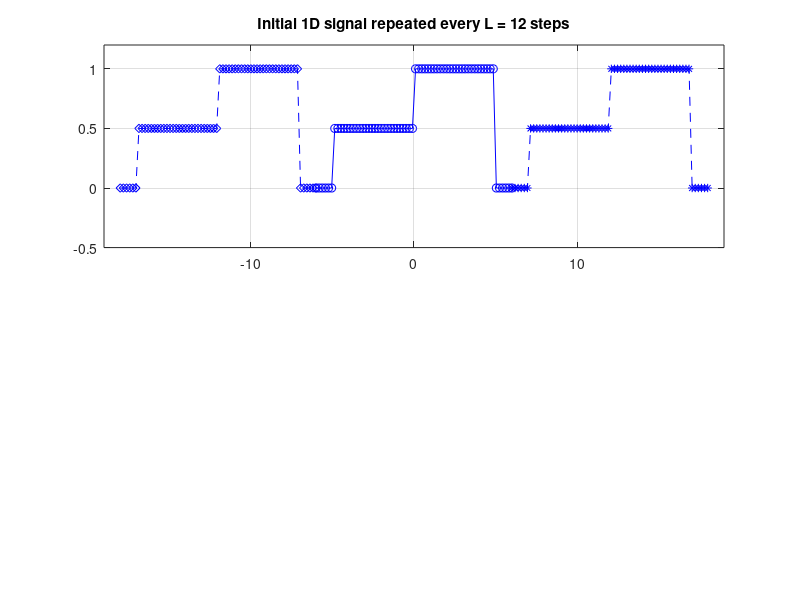

Source code (MATLAB): (Note: this script raises an error after producing the figure.)
% % % % IRINA GRIGORESCU
% % % % This script is to test SENSE 1D

clear all; close all; clc;
addpath ../../helpers

%% 1. Initial 1D signal
% Set some parameters (hard coded for this example)
Ny = 64; % Number of points in the signal
L  = 12;  % field-of-view
Lmin = -L/2; % negative side of the plot 
Lmax =  L/2; % positive side of the plot

% Create the initial signal
y  = linspace(-L/2, L/2, Ny); % y spans from -L/2 to L/2
My = zeros(1, Ny);      % My initialised as 0 for each of the Ny points

% M(y) will take these values 
for i = 1:Ny
    
    % 1. 0.5 for -5 < y < 0
    if y(i) > Lmin+1 && y(i) < 0
        My(i) = 0.5;
    end
    
    % 2. 1.0 for  0 < y < 5
    if y(i) > 0 && y(i) < Lmax-1
        My(i) = 1.0;
    end
    
end

% Plotting the signal
figure, 

% 1. Plot the initial My signal
subplot(2,1,1)
colorsPlot = {'--d','-o','--*'};
% % % Repeat the signal to simulate behaviour of Fourier periodicity
for p = -1:1
    % Periodicity calculated as y+p*L,
    % where p is here hardcoded but can be calculated as:
    %
    % p = -N(A/L) to N(A/L) (see Ch28, eq 28.8), where
    %
    % N(A/L) = the least non-negative integer larger than or equal to
    % (A/L-1)/2
    %
    % Obs: Here, we make the assumption that A = L
    plot(y+p*L, My, [colorsPlot{p+2}, 'b']); hold on
end
title(['Initial 1D signal repeated every L = ', num2str(L), ' steps']);
% Plotting labels for the x axis
ax = gca;
axis([-L-L/2-1, L+L/2+1, -.5, 1.2]), grid on
ax.XTick = [-3*L/2, -L, -L/2, 0, L/2, L, 3*L/2];
ax.XTickLabel = {'-3L/2', '-L', '-L/2', '0', 'L/2', 'L', '3L/2'};
xlabel('y (s)'); ylabel('M(y)');

% 2. Fourier transform the signal and back
%    and plot it
MyTrans = ifft(fft(My));
subplot(2,1,2)
colorsPlot = {'--d','-o','--*'};
% % % Repeat the signal to simulate behaviour of Fourier periodicity
for p = -1:1
    % Periodicity calculated as y+p*L,
    % where p is here hardcoded but can be calculated as:
    %
    % p = -N(A/L) to N(A/L) (see Ch28, eq 28.8), where
    %
    % N(A/L) = the least non-negative integer larger than or equal to
    % (A/L-1)/2
    %
    % Obs: Here, we make the assumption that A = L
    plot(y+p*L, real(MyTrans), [colorsPlot{p+2}, 'b']); hold on
end
title(['Initial (Fourier transformed) 1D signal repeated every L = ', num2str(L), ' steps']);
% Plotting labels for the x axis
ax = gca;
axis([-L-L/2-1, L+L/2+1, -.5, 1.2]), grid on
ax.XTick = [-3*L/2, -L, -L/2, 0, L/2, L, 3*L/2];
ax.XTickLabel = {'-3L/2', '-L', '-L/2', '0', 'L/2', 'L', '3L/2'};
xlabel('y (s)'); ylabel('iFFT(FFT(M(y)))');


%% 2. Reduce FOV from L to L/R
R = 2; % acceleration factor

% 1. Plot the initial My signal
figure
subplot(2,1,1)
colorsPlot = {'--d','-o','--*'};
% % % Repeat the signal to simulate behaviour of Fourier periodicity
for p = -1:1
    % Periodicity calculated as y+p*L,
    % where p is here hardcoded but can be calculated as:
    %
    % p = -N(A/L) to N(A/L) (see Ch28, eq 28.8), where
    %
    % N(A/L) = the least non-negative integer larger than or equal to
    % (A/L-1)/2
    %
    % Obs: Here, we make the assumption that A = L
    plot(y+p*L, My, [colorsPlot{p+2}, 'b']); hold on
end
title(['Initial 1D signal repeated every L = ', num2str(L), ' steps']);
% Plotting labels for the x axis
ax = gca;
axis([-L-L/2-1, L+L/2+1, -.5, 1.2]), grid on
ax.XTick = [-3*L/2, -L, -L/2, 0, L/2, L, 3*L/2];
ax.XTickLabel = {'-3L/2', '-L', '-L/2', '0', 'L/2', 'L', '3L/2'};
xlabel('y (s)'); ylabel('M(y)');

% 2. Plot the reduced FOV signal
% The reduced FOV signal will show aliasing which can be viewed as a 
% juxtaposition of signals as the reduced FOV brings closer together the 
% Fourier replicates
subplot(2,1,2)
colorsPlot = {'--dr','-ob','--*g'};
% % % Repeat the signal to simulate behaviour of Fourier periodicity
for p = -1:1
    % Periodicity calculated as y+p*L,
    % where p is here hardcoded but can be calculated as:
    %
    % p = -N(AR/L) to N(AR/L) (see Ch28, eq 28.8), where
    %
    % N(AR/L) = the least non-negative integer larger than or equal to
    % (AR/L-1)/2
    %
    % Obs: Here, we make the assumption that A = L
    plot(y+p*L/R, My, [colorsPlot{p+2}, '']); hold on
end
title(['Initial 1D signal repeated every L/R = ', ...
    num2str(L), ' / ', num2str(R), ' = ', num2str(L/R), ' steps']);
% Plotting labels for the x axis
ax = gca;
axis([-L-L/2-1, L+L/2+1, -.5, 1.2]), grid on
ax.XTick = [-3*L/2, -L, -L/2, 0, L/2, L, 3*L/2];
ax.XTickLabel = {'-3L/2', '-L', '-L/2', '0', 'L/2', 'L', '3L/2'};
xlabel('y (s)'); ylabel('M(y)');

%% 3. Simulate aliasing with k-space undersampling
%    Aliasing occurs when the reduced FOV is smaller than the object's size
%    This can be simulated as such:
%    3.1 The k-space step is increased with the R factor making it 
%        dKnew = R * dK
%        Because dK = 1/FOV => dKnew = 1 / (FOV/R) => FOVnew = FOV/R
%    3.2 The k-space range is kept the same, meaning that:
%        dx and dy will be kept the same size
%        dx = 1/(2 kxmax) and dy = 1/(2 kymax)
%        Obs: This is a bit evident as dx = 1 / (dkx Nx) and
%             we increase dkx but decrease Nx
MyTrans = fft(My);
yred = linspace(-L/(R*2), L/(R*2), Ny/R); % y spans from -L/(R*2) to L/(R*2) (image space)


figure,
% Plot the initial M(y) signal
subplot(3,1,1)
colorsPlot = {'--d','-o','--*'};
% % % Repeat the signal to simulate behaviour of Fourier periodicity
for p = 0:0
    % See above for explanation
    %
    % Obs: Here, we make the assumption that A = L and we chose to plot
    % only one repetition of the signal
    plot(y+p*L, My, [colorsPlot{p+2}, 'b']); hold on
end
title(['Initial 1D signal repeated every L = ', num2str(L), ' steps']);
% Plotting labels for the x axis
ax = gca;
axis([-L-L/2-1, L+L/2+1, -.5, 1.2]), grid on
ax.XTick = [-3*L/2, -L, -L/2, 0, L/2, L, 3*L/2];
ax.XTickLabel = {'-3L/2', '-L', '-L/2', '0', 'L/2', 'L', '3L/2'};
xlabel('y (s)'); ylabel('M(y)');

% Plot k-space and undersampled k-space
subplot(3,1,2)
colorsPlot = {'--d','-o','--*'};
% % % Repeat the signal to simulate behaviour of Fourier periodicity
for p = 0:0
    % See above for explanation
    %
    % Obs: Here, we make the assumption that A = L and we chose to plot
    % only one repetition of the signal
    plot(y+p*L, abs(fftshift(MyTrans)), [colorsPlot{p+2}, 'b']); hold on
    plot(y(1:R:end)+p*L, abs(fftshift(MyTrans(1:R:end))), [colorsPlot{3}, 'r']); hold on
end
title('Signal in K-space');
% Plotting labels for the x axis
ax = gca;
axis([-L-L/2-1, L+L/2+1, min(MyTrans)-1, max(MyTrans)+1]), grid on
ax.XTick = [-L/2, 0, L/2];
ax.XTickLabel = {'-Kmax', '0', '+Kmax'};
xlabel('k (Hz)'); ylabel('abs (FFT( M(y) ))');
legend('R = 1', 'R = 2');


% Plot the inverse fourier transform
subplot(3,1,3)
colorsPlot = {'--d','-o','--*'};
% % % Repeat the signal to simulate behaviour of Fourier periodicity
for p = -1:1
    % See above for explanation
    %
    % Obs: Here, we make the assumption that A = L and we chose to plot
    % only one repetition of the signal
    %plot(y+p*L, abs(ifft(MyTrans)), [colorsPlot{p+2}, 'b']); hold on
    plot(y+p*L/R, abs(ifft(MyTrans)), [colorsPlot{p+2}, 'b']); hold on
end
for p = 0:1
    plot(yred-L/(2*R)+p*L/R, abs(ifft(MyTrans(1:R:end))), [colorsPlot{3}, 'r']); hold on
end
title('Fourier transform of k-space');
% Plotting labels for the x axis
ax = gca;
axis([-L-L/2-1, L+L/2+1, -.5, 2]), grid on
ax.XTick = [-3*L/2, -L, -L/2, -L/(2*R), 0, L/(2*R), L/2, L, 3*L/2];
ax.XTickLabel = {'-3L/2', '-L', '-L/2', '-L/(2R)', '0', 'L/(2R)', 'L/2', 'L', '3L/2'};
xlabel('y (s)'); ylabel('abs(iFFT(FFT(M(y))))');
legend('R = 1', 'R = 1', 'R = 1', 'R = 2');


%% This shows the non-symmetry of k-space 
%  when subsampling is not done with acceleration factors powers of 2.
Rmax = 8;
figure
for i = 1:Rmax
    ll = abs(fftshift(MyTrans(1:i:end)));
    
    subplot(Rmax,2,(2*i)-1); 
    imagesc(ll); title(['R = ', num2str(i)]);
    ax = gca;
    ax.XTickLabel = {};
    ax.YTickLabel = {};
    
    subplot(Rmax,2,2*i); 
    plot(ll,'*--'); 
    ax = gca;
    ax.XTickLabel = {};
    ax.YTickLabel = {};
end


return
%% 2. Coils profiles
c1 = zeros(1, N);
c2 = zeros(1, N);
for i = 1:N
    c2(i) = c2(i) + i^(.8);
    c1(N-i+1) = c2(i)+0.02;
end
c = [c1 ; c2]';
c = c./max(max(c));

% Plotting the coils's profiles
for p = -1:1
    plot(Lmin+p*L : Lmax+p*L, c(:,1), 'r'); hold on
    plot(Lmin+p*L : Lmax+p*L, c(:,2), 'g'); hold on
end
title('1D signal and coils');
legend('si','si','si','c1','c2');

axis([Lmin-L-1, Lmax+L+1, -.5, 1.2]), grid on


%% 3. Signal coming from each coil
sc1 = si.*c(:,1);
sc2 = si.*c(:,2);

subplot(2,1,2)
for p = -1:1
    plot(Lmin+p*L : Lmax+p*L, sc1, [colorsPlot{p+2},'r']); hold on
    plot(Lmin+p*L : Lmax+p*L, sc2, [colorsPlot{p+2},'g']); hold on
end
title('Unaliased Signal coming from each coil');
legend('Sc1','Sc2');

ax = gca;
axis([Lmin-L-1, Lmax+L+1, -.5, 1.2]), grid on
ax.XTick = [1-L, 1, Lmax, Lmax+L];
ax.XTickLabel = {'1-L', '1', 'L+1', '(L+1)+L'};

%% 4. Alias the signal
% Let's alias the signal
sac1 = fft(sc1); sac1red = ifft(sac1(1:R:end));
sac2 = fft(sc2); sac2red = ifft(sac2(1:R:end));
sacred = [sac1red sac2red];

% Plot unaliased and aliased signals
figure,
subplot(3,1,1)
for p = -1:1
    plot(Lmin+p*L : Lmax+p*L, sc1, [colorsPlot{p+2},'r']); hold on
    plot(Lmin+p*L : Lmax+p*L, sc2, [colorsPlot{p+2},'g']); hold on
end
title('Unaliased Signal coming from each coil');
legend('Sc1','Sc2');

ax = gca;
axis([Lmin-L-1, Lmax+L+1, -.5, 1.2]), grid on
ax.XTick = [1-L, 1, Lmax, Lmax+L];
ax.XTickLabel = {'1-L', '1', 'L+1', '(L+1)+L'};

% Plot the juxstaposed signals
subplot(3,1,2)
for p = -1:1
    plot(Lmin+p*L/R : Lmax+p*L/R, sc1, 'r'); hold on
    plot(Lmin+p*L/R : Lmax+p*L/R, sc2, 'g'); hold on
end
title('Reduced FOV causes aliasing');
legend('Sc1','Sc2');

ax = gca;
axis([Lmin-L-1, Lmax+L+1, -.5, 1.2]), grid on
ax.XTick = [1-L/1, 1-L/R, 1, Lmin+L/R, Lmin+L, Lmin+L+L/R, Lmin+L+L];
ax.XTickLabel = {'1-L','1-L/R', '1', '1+L/R', '1+L', '(L+1)+L/R', '(L+1)+L'};

% Plot the aliased signals coming from each coil
subplot(3,1,3)
Lminn = Lmin;%(Lmin+L/R)-(L/R)/2;
Lmaxn = Lmin+L/R; %(Lmax-L/R)+(L/R)/2;
for p = 0:0
   plot(Lminn+p*L/R : Lmaxn+p*L/R , sac1red, 'r'); hold on
   plot(Lminn+p*L/R : Lmaxn+p*L/R , sac2red, 'g'); hold on
end
title('Aliased Signal coming from each coil');
legend('Sac1','Sac2');

ax = gca;
axis([Lmin-L-1, Lmax+L+1, -.5, 2.2]), grid on
ax.XTick = [1-L/1, 1-L/R, 1, Lmin+L/R, Lmin+L, Lmin+L+L/R, Lmin+L+L];
ax.XTickLabel = {'1-L','1-L/R', '1', '1+L/R', '1+L', '(L+1)+L/R', '(L+1)+L'};


return
%%
% Reconstruction
reconstructed1D = sense1D( sacred, c, 2);
subplot(2,2,4)
plot(lmin:lmax, abs(reconstructed1D)); 
title('Reconstruction');
legend('Srec');
axis([lmin-1,lmax+1,-.5,1.2]), grid on



%% Some other visualisations

% How aliasing occurs
figure
subplot(2,1,1)
plot(lmin         : lmax           , sc1 ,  '-b'); hold on
plot(lmin - L/2   : 0              , sc1 ,  '-r'); hold on
plot(  0          : lmax + L/2 - 1 , sc1 , '--g'); hold on
%plot(-5:1, real(sacred(:,1))); hold on
%plot( 1:7, real(sacred(:,1))); hold on
title('Aliasing for the signal coming from coil 1');
legend('Sc1');
axis([-N-1, N+1,-.5,1.2]), grid on
ax = gca;
ax.XTick = [-N+1, -N/2, 0, N/2, N-1];
ax.XTickLabel = {'-L', '-L/2', '0', 'L/2', 'L'};

subplot(2,1,2)
plot(lmin:lmax, [ real(sacred(4:end,1)) ; real(sacred(:,1)) ; real(sacred(1:3,1)) ] ); hold on
title('Aliased Signal coming from coil 1');
axis([-N-1, N+1,-.5,1.2]), grid on
ax = gca;
ax.XTick = [-N+1, -N/2, 0, N/2, N-1];
ax.XTickLabel = {'-L', '-L/2', '0', 'L/2', 'L'};














